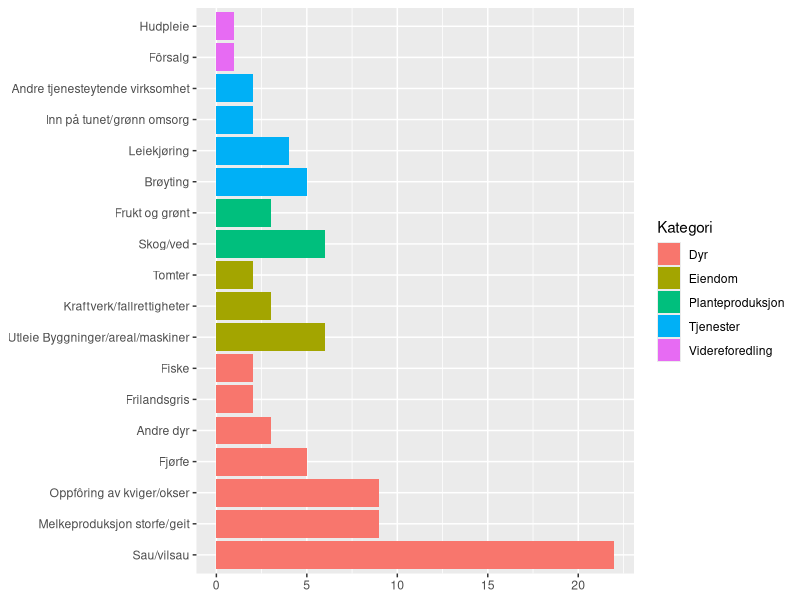

Generate this figure with R: (Note: this script raises an error after producing the figure.)
library(readxl)
Driftsformer.df <- read_excel("Driftsformer.xlsx")
library(tidyverse)
Driftsformer.df<-Driftsformer.df %>% arrange(Kategori,desc(Antall)) %>% mutate(n=1:n()) %>% mutate(Driftsform=reorder(Driftsform,n))

p1 <- ggplot(Driftsformer.df, aes(Driftsform,fill=Kategori, y=Antall) )
p1 <- p1+  geom_col() + coord_flip()
p1<- p1 + theme(axis.title = element_blank())
p1

install.packages("ggplot2")
library(ggplot2)
# PLOTTING AV ALDER, BONDE, OG KJØNN ####
bakgrunn<- ggplot(data=select(resultat.intervju,Kjønn, Alder, Bonde), aes(Bonde, Alder, colour=Kjønn))
bakgrunn<- bakgrunn + geom_point()+ coord_equal()
bakgrunn <- bakgrunn + stat_smooth(method="lm", formula=y~x, se=F, mapping = aes(group=1),show.legend = FALSE, color="black")
bakgrunn <- bakgrunn + labs(y="Alder på bonden", x="Bonde i antall år")
bakgrunn
#Reggresjon av linjen
bakgrunn.lm<-lm(Alder~Bonde, data=resultat.intervju)
anova(bakgrunn.lm)
summary(bakgrunn.lm) #y=0.73x+37.17 , p-verdi 2,58e-07

#Plotte Belastning på helse, yrke bonde og kjønn ####
Belastning<- ggplot(data=select(resultat.intervju,Kjønn, Bonde, Belastning.helse), aes(Bonde, Belastning.helse,colour=Kjønn) )
Belastning<- Belastning + geom_jitter(height = 0.1)+geom_smooth(method="lm", formula=y~x, se=F)
Belastning <- Belastning + labs(x="Jobbet som bonde (år)", y="Belastning på helsen")
Belastning
#Plotte Belastning på helse, alder og kjønn
Belastning<- ggplot(data=select(resultat.intervju,Kjønn, Alder, Belastning.helse), aes(Alder, Belastning.helse,colour=Kjønn) )
Belastning<- Belastning + geom_jitter()+geom_smooth(method="lm", formula=y~x, se=F)
Belastning <- Belastning + labs(x="Alder på bonden", y="Belastning på helsen")
Belastning

Belastning<- ggplot(data=select(resultat.intervju,Kjønn, Alder, Belastning.helse), aes(Alder, Belastning.helse) )
Belastning<- Belastning + geom_jitter()+geom_smooth(method="lm", formula=y~x, se=F)
Belastning <- Belastning + labs(x="Alder på bonden", y="Belastning på helsen")
Belastning
#LAGER GRAFTER TIL SPØRSMÅLENE
library(ggplot2)

#Leieaktører ####
Leie<- ggplot(data=select(resultat.intervju,Aktører), aes(Aktører) )
Leie<- Leie + geom_bar(aes(Aktører))
Leie<- Leie + labs(x= "Leieaktører (antall jordeiere)", y= "Antall bønder")
Leie

#gård i drift ####
Drift<- ggplot(data=select(resultat.intervju,Lenge.gården.i.drift), aes(Lenge.gården.i.drift) )
Drift<- Drift + geom_histogram(binwidth = 10) 
Drift<- Drift + labs(x= "Antatt drift framover (år)", y= "Antall") 
Drift
